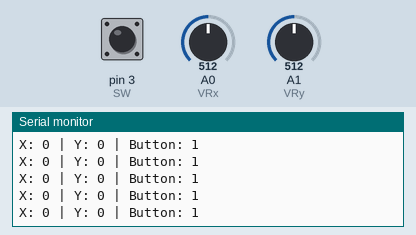
Recording of a sketch running on a simulated Arduino Uno, built with avr-gcc and run on an emulated ATmega328P. On the bench: the last lines printed to the serial monitor. The inputs (shaded band) are chosen by the test bench; at power-on: A0 (VRx) = 512, A1 (VRy) = 512, pin 3 (SW) HIGH.

Above: at 1.2 s.
1.3 s: A0 (VRx) set to 716
At 1.31 s:
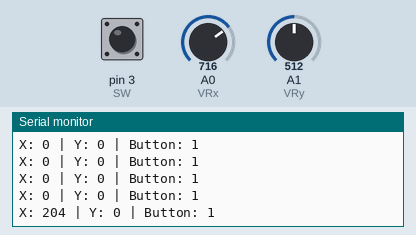
2.8 s: A1 (VRy) set to 716
At 2.83 s:
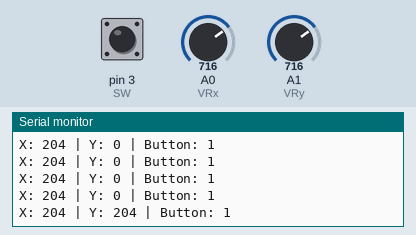
5.8 s: A0 (VRx) set to 511
At 5.85 s:
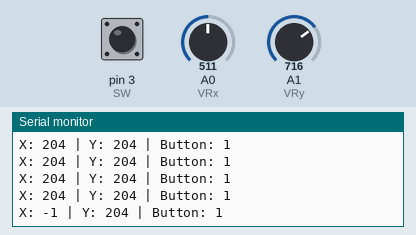
8.8 s: pin 3 (SW) pulled LOW for 0.15 s
At 8.88 s:
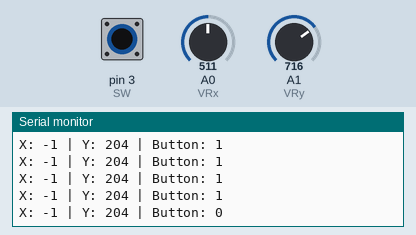
10.4 s: A1 (VRy) set to 900
At 10.49 s:
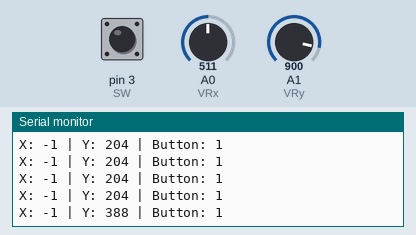
11.9 s: pin 3 (SW) pulled LOW for 1 s
At 12.0 s:
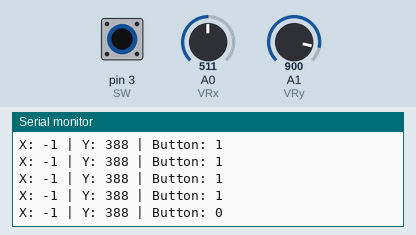
Timing chart, 0 to 14.9 s (numbered marks = the images above; inputs shaded):
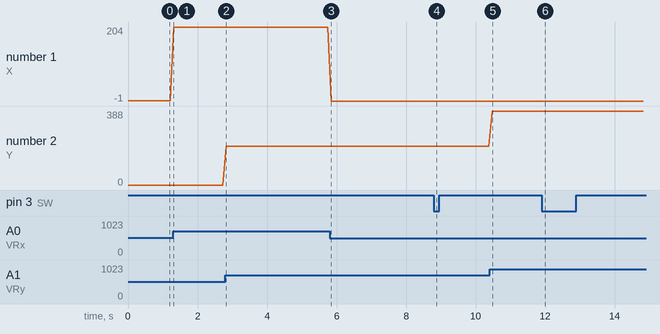

The sketch:

Project_26.1_Read_Joystick_Module_Value.ino
```cpp
/*
keyestudio STEM Starter Kit
Project 26.1
Read Joystick Module Value
http//www.keyestudio.com
*/
int VRx = A0;
int VRy = A1;
int SW = 3;
int xPosition = 0;
int yPosition = 0;
int SW_state = 0;
int mapX = 0;
int mapY = 0;
void setup() {
Serial.begin(9600);
pinMode(VRx, INPUT);
pinMode(VRy, INPUT);
pinMode(SW, INPUT_PULLUP);
}
void loop() {
  xPosition = analogRead(VRx);
  yPosition = analogRead(VRy);
  SW_state = digitalRead(SW);
  mapX = map(xPosition, 0, 1023, -512, 512);
  mapY = map(yPosition, 0, 1023, -512, 512);
  Serial.print("X: ");
  Serial.print(mapX);
  Serial.print(" | Y: ");
  Serial.print(mapY);
  Serial.print(" | Button: ");
  Serial.println(SW_state);
  delay(100);
}
////////////////////////////////////////////////////////////////////////////
```

Measured:
- after the input at 1.3 s, the serial monitor: prints a new line at once (image 1)
- after the input at 2.8 s, the serial monitor: prints a new line at once (image 2)
- after the input at 5.8 s, the serial monitor: prints a new line after 0.05 s (image 3)
- after the input at 8.8 s, the serial monitor: prints a new line after 0.07 s (image 4)
- after the input at 10.4 s, the serial monitor: prints a new line after 0.08 s (image 5)
- after the input at 11.9 s, the serial monitor: prints a new line after 0.10 s (image 6)
- plotted number 1: 0 → 204 after the input at 1.3 s, 204 → -1 after the input at 5.8 s
- plotted number 2: 204 → 388 after the input at 10.4 s
